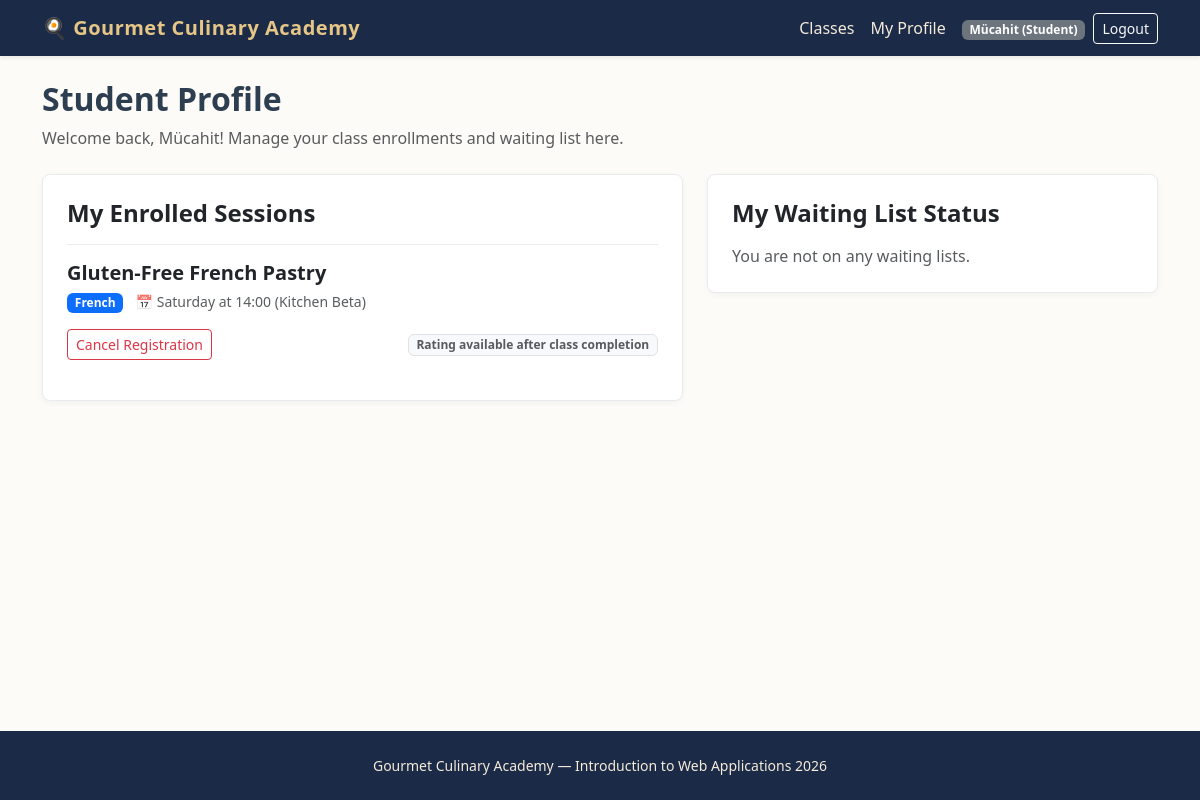
Before: /student/profile (signed in) with the older database file.
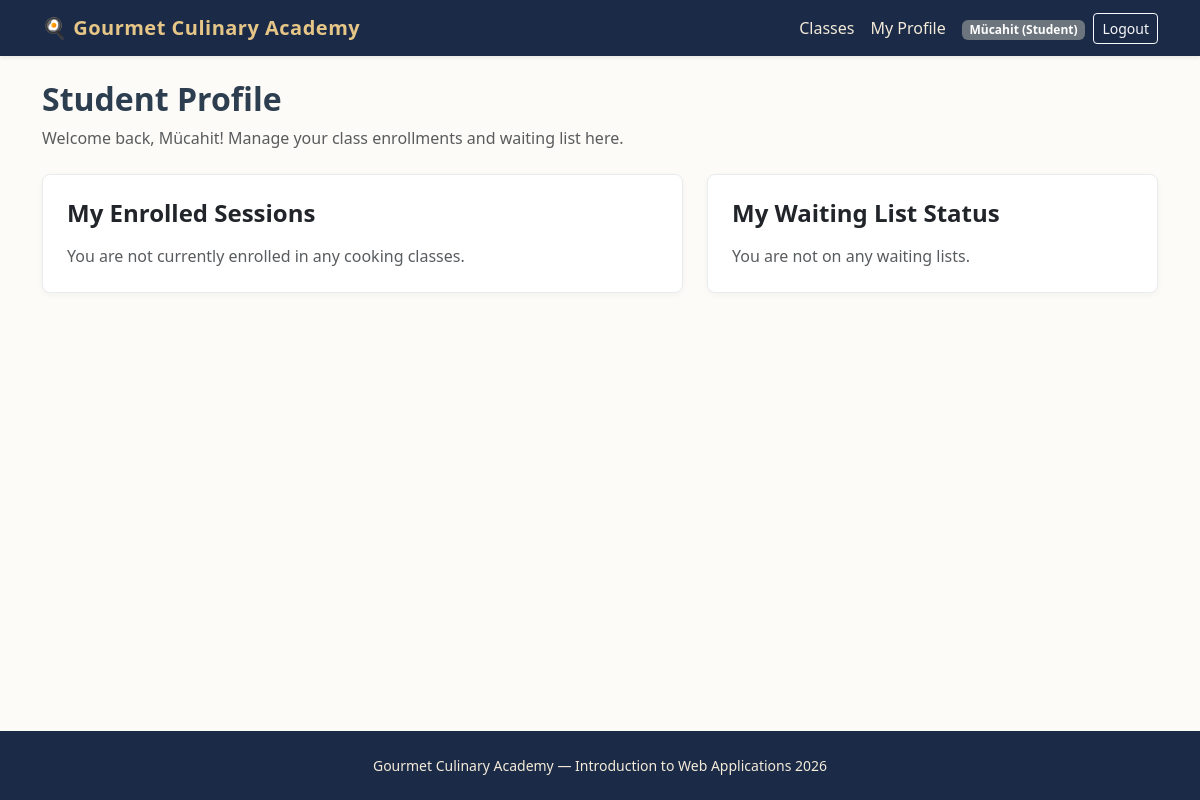
After: the same page with the newer database file.
### tables this page shows
CREATE TABLE users (
    id INTEGER PRIMARY KEY AUTOINCREMENT,
    email TEXT UNIQUE NOT NULL,
    first_name TEXT NOT NULL,
    last_name TEXT NOT NULL,
    password TEXT NOT NULL,
    role TEXT NOT NULL CHECK(role IN ('Manager', 'Student'))
);

CREATE TABLE enrollments (
    id INTEGER PRIMARY KEY AUTOINCREMENT,
    student_id INTEGER NOT NULL,
    session_id INTEGER NOT NULL,
    FOREIGN KEY (student_id) REFERENCES users(id) ON DELETE CASCADE,
    FOREIGN KEY (session_id) REFERENCES class_sessions(id) ON DELETE CASCADE,
    UNIQUE(student_id, session_id)
);

CREATE TABLE cooking_classes (
    id INTEGER PRIMARY KEY AUTOINCREMENT,
    manager_id INTEGER NOT NULL,
    title TEXT NOT NULL UNIQUE,
    cuisine TEXT NOT NULL,
    difficulty TEXT NOT NULL CHECK(difficulty IN ('Beginner', 'Intermediate', 'Advanced')),
    duration INTEGER NOT NULL,
    dietary_category TEXT NOT NULL CHECK(dietary_category IN ('Standard', 'Vegetarian', 'Vegan', 'Gluten-free')),
    chef_name TEXT NOT NULL,
    ingredients TEXT NOT NULL, -- Virgülle ayrılmış en az 4 malzeme
    description TEXT NOT NULL,
    photo_1 TEXT NOT NULL,
    photo_2 TEXT NOT NULL,
    photo_3 TEXT NOT NULL,
    FOREIGN KEY (manager_id) REFERENCES users(id) ON DELETE CASCADE
);

CREATE TABLE class_sessions (
    id INTEGER PRIMARY KEY AUTOINCREMENT,
    class_id INTEGER NOT NULL,
    day_of_week TEXT NOT NULL CHECK(day_of_week IN ('Monday', 'Tuesday', 'Wednesday', 'Thursday', 'Friday', 'Saturday', 'Sunday')),
    start_time TEXT NOT NULL, -- HH:MM formatında
    kitchen_name TEXT NOT NULL,
    max_capacity INTEGER NOT NULL DEFAULT 10,
    FOREIGN KEY (class_id) REFERENCES cooking_classes(id) ON DELETE CASCADE
);

### routes/student_routes.py (the view)
@student_bp.route("/profile")
def profile():
    enrollments = get_student_enrollments(current_user.id)
    waiting_sessions = get_student_waiting_list(current_user.id)
    return render_template(
        "student/profile.html",
        enrollments=enrollments,
        waiting_sessions=waiting_sessions
    )

### app.py (called while the page is built)
@login_manager.user_loader
def load_user(user_id):
    row = get_user_by_id(user_id)
    if row:
        return User(
            user_id=row["id"],
            email=row["email"],
            first_name=row["first_name"],
            last_name=row["last_name"],
            role=row["role"]
        )
    return None

### dao/enrollment_dao.py (called while the page is built)
def get_student_enrollments(student_id):
    conn = get_db()
    cursor = conn.cursor()
    cursor.execute("""
        SELECT e.id AS enrollment_id, s.id AS session_id, s.day_of_week, s.start_time, s.kitchen_name,
               c.title AS class_title, c.cuisine
        FROM enrollments e
        JOIN class_sessions s ON e.session_id = s.id
        JOIN cooking_classes c ON s.class_id = c.id
        WHERE e.student_id = ?
        ORDER BY
            CASE s.day_of_week
                WHEN 'Monday' THEN 1 WHEN 'Tuesday' THEN 2 WHEN 'Wednesday' THEN 3
                WHEN 'Thursday' THEN 4 WHEN 'Friday' THEN 5 WHEN 'Saturday' THEN 6
                WHEN 'Sunday' THEN 7
            END, s.start_time
    """, (student_id,))
    enrollments = cursor.fetchall()
    close_db(conn)
    return enrollments

def get_student_waiting_list(student_id):
    conn = get_db()
    cursor = conn.cursor()
    cursor.execute("""
        SELECT w.id AS waiting_id, w.session_id, s.day_of_week, s.start_time,
               c.title AS class_title,
               (
                   SELECT COUNT(*) + 1
                   FROM waiting_list w2
                   WHERE w2.session_id = w.session_id AND w2.joined_at < w.joined_at
               ) AS position
        FROM waiting_list w
        JOIN class_sessions s ON w.session_id = s.id
        JOIN cooking_classes c ON s.class_id = c.id
        WHERE w.student_id = ?
        ORDER BY w.joined_at ASC
    """, (student_id,))
    waiting_list = cursor.fetchall()
    close_db(conn)
    return waiting_list

### dao/user_dao.py (called while the page is built)
def get_user_by_id(user_id):
    conn = get_db()
    cursor = conn.cursor()
    cursor.execute("SELECT * FROM users WHERE id = ?", (user_id,))
    user = cursor.fetchone()
    close_db(conn)
    return user

### database/database.py (called while the page is built)
def get_db():
    conn = sqlite3.connect(DATABASE, timeout=10.0)
    conn.row_factory = sqlite3.Row
    conn.execute("PRAGMA foreign_keys = ON")
    return conn

### routes/student_routes.py (called while the page is built)
@student_bp.before_request
@login_required
def check_student_role():
    if current_user.role != "Student":
        flash("Access denied. Student privileges required.", "danger")
        return redirect(url_for("home.index"))

### templates/student/profile.html (shortened to what this page needs)
{% extends "base.html" %}
{% block content %}
<header class="mb-4">
    <h1 class="h2 fw-bold">Student Profile</h1>
    <p class="text-muted">Welcome back, {{ current_user.first_name }}! Manage your class enrollments and waiting list here.</p>
</header>
<div class="row g-4">
    <section class="col-lg-7">
        <div class="card card-culinary p-4 mb-4">
            <h2 class="h4 fw-bold mb-3">My Enrolled Sessions</h2>
            {% if enrollments %}
                <div class="list-group list-group-flush">
                    {% for e in enrollments %}
                        <div class="list-group-item bg-transparent px-0 py-3">
                            <div class="d-flex justify-content-between align-items-start mb-2">
                                <div>
                                    <h3 class="h5 fw-bold mb-1">{{ e.class_title }}</h3>
                                    <span class="badge bg-primary">{{ e.cuisine }}</span>
                                    <span class="text-muted small ms-2">📅 {{ e.day_of_week }} at {{ e.start_time }} ({{ e.kitchen_name }})</span>
                                </div>
                            </div>
                            <div class="d-flex justify-content-between align-items-center mt-3 flex-wrap gap-2">
                                <form method="post" action="{{ url_for('student.cancel', session_id=e.session_id) }}">
                                    <button type="submit" class="btn btn-sm btn-outline-danger" onclick="return confirm('Are you sure you want to cancel this enrollment?')">Cancel Registration</button>
                                </form>
                                {% if e.is_past %}
                                    <form method="post" action="{{ url_for('student.rate_session', session_id=e.session_id) }}" class="d-flex align-items-center gap-1">
                                        <select name="score" class="form-select form-select-sm" required>
                                            <option value="" disabled selected>Rate</option>
                                            <option value="5">5 ⭐⭐⭐⭐⭐</option>
                                            <option value="4">4 ⭐⭐⭐⭐</option>
                                            <option value="3">3 ⭐⭐⭐</option>
                                            <option value="2">2 ⭐⭐</option>
                                            <option value="1">1 ⭐</option>
                                        </select>
                                        <button type="submit" class="btn btn-sm btn-warning">Submit</button>
                                    </form>
                                {% else %}
                                    <span class="badge bg-light text-muted border">Rating available after class completion</span>
                                {% endif %}
                            </div>
                        </div>
                    {% endfor %}
                </div>
            {% else %}
                <p class="text-muted mb-0">You are not currently enrolled in any cooking classes.</p>
            {% endif %}
        </div>
    </section>
    <section class="col-lg-5">
        <div class="card card-culinary p-4">
            <h2 class="h4 fw-bold mb-3">My Waiting List Status</h2>
            {% if waiting_sessions %}
                <div class="list-group list-group-flush">
                    {% for w in waiting_sessions %}
                        <div class="list-group-item bg-transparent px-0 py-3">
                            <h3 class="h6 fw-bold mb-1">{{ w.class_title }}</h3>
                            <p class="small text-muted mb-2">📅 {{ w.day_of_week }} at {{ w.start_time }}</p>
                            <div class="d-flex justify-content-between align-items-center">
                                <span class="badge bg-warning text-dark">Queue Position: #{{ w.position }}</span>
                                <form method="post" action="{{ url_for('student.leave_waiting', session_id=w.session_id) }}">
                                    <button type="submit" class="btn btn-sm btn-link text-danger p-0 text-decoration-none">Leave List</button>
                                </form>
                            </div>
                        </div>
                    {% endfor %}
                </div>
            {% else %}
                <p class="text-muted mb-0">You are not on any waiting lists.</p>
            {% endif %}
        </div>
    </section>
</div>
{% endblock %}

### templates/base.html (shortened to what this page needs)
<!DOCTYPE html>
<html lang="en">
<head>
    <link href="https://cdn.jsdelivr.net/npm/bootstrap@5.3.3/dist/css/bootstrap.min.css" rel="stylesheet">
    <link rel="stylesheet" href="{{ url_for('static', filename='css/style.css') }}">
</head>
<body>
    <header>
        <nav class="navbar navbar-expand-lg navbar-dark bg-culinary shadow-sm">
            <div class="container">
                <a class="navbar-brand" href="{{ url_for('home.index') }}">🍳 Gourmet Culinary Academy</a>
                <section class="collapse navbar-collapse" id="mainNav">
                    <ul class="navbar-nav ms-auto align-items-center">
                        <li class="nav-item">
                            <a class="nav-link" href="{{ url_for('home.index') }}">Classes</a>
                        </li>
                        {% if current_user.is_authenticated %}
                            {% if current_user.role == 'Manager' %}
                                <li class="nav-item">
                                    <a class="nav-link" href="{{ url_for('manager.dashboard') }}">Dashboard</a>
                                </li>
                                <li class="nav-item">
                                    <a class="nav-link" href="{{ url_for('manager.create_class') }}">New Class</a>
                                </li>
                            {% else %}
                                <li class="nav-item">
                                    <a class="nav-link" href="{{ url_for('student.profile') }}">My Profile</a>
                                </li>
                            {% endif %}
                            <li class="nav-item ms-lg-2">
                                <span class="badge bg-secondary">{{ current_user.first_name }} ({{ current_user.role }})</span>
                            </li>
                            <li class="nav-item ms-lg-2">
                                <a class="btn btn-sm btn-outline-light" href="{{ url_for('auth.logout') }}">Logout</a>
                            </li>
                        {% endif %}
                    </ul>
                </section>
            </div>
        </nav>
    </header>
    <main class="container py-4">
        {% block content %}{% endblock %}
    </main>
    <footer class="site-footer text-center py-4 mt-auto">
        <div class="container">
            <p class="mb-0 small">Gourmet Culinary Academy — Introduction to Web Applications 2026</p>
        </div>
    </footer>
</body>
</html>

### static/css/style.css (style rules this page uses)
body { background-color: #fdfbf7; color: #2c3e50; font-family: "Segoe UI", Tahoma, Geneva, Verdana, sans-serif; min-height: 100vh; display: flex; flex-direction: column; }
main { flex: 1; }
.bg-culinary { background-color: #1b2a47; }
.navbar-dark .navbar-brand { color: #e6c687; font-weight: 700; letter-spacing: 0.5px; }
.navbar-dark .nav-link { color: #f4ebd9; }
.card-culinary { border: 1px solid #e9ecef; border-radius: 8px; transition: transform 0.15s ease, box-shadow 0.15s ease; box-shadow: 0 2px 6px rgba(0,0,0,0.04); }
.site-footer { background-color: #1b2a47; color: #f4ebd9; }

Changed rows visible on the page:
removed enrollments: class_title "Gluten-Free French Pastry", cuisine "French", day_of_week "Saturday", start_time "14:00", kitchen_name "Kitchen Beta"
Other visible differences:
text now shown: "You are not currently enrolled in any cooking classes."
